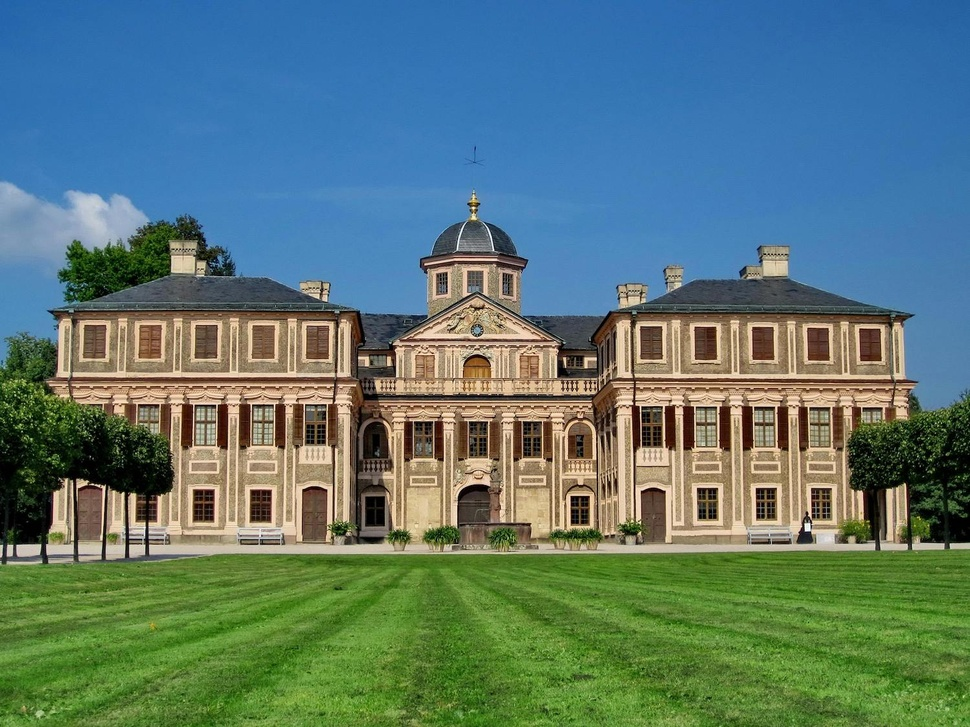
#> input picture corner-detection-SIFT-affine/building.jpg, 970 x 727 px, shrunk from 1500 x 1124 before the run, found by its file name
$ jupyter execute --allow-errors a3.ipynb
#> lines starting #> are read from the running program, lines starting #| are printed output that depends on the picture; after the words box and inside, x2 and y2 are one past the last pixel; in counts of white or black regions, pixels touching at a corner belong together
[cell 1]
import numpy as np
from scipy.ndimage import correlate
from skimage import color
import matplotlib.pyplot as plt
import cv2

# Q1 Harris corner detection

[cell 2]
gaussian_filter = np.array([[0.25,1,0.25],
                            [1,4,1],
                            [0.25,1,0.25]])

def compute_gradient(image: np.ndarray) -> np.ndarray:
    if len(image.shape) > 2:
        image = color.rgb2gray(image)

    sobel_x = np.array([[-1, 0, 1],
                        [-2, 0, 2],
                        [-1, 0, 1]])
    sobel_y = np.array([[1, 2, 1],
                        [0, 0, 0],
                        [-1, -2, -1]])

    gradient_x = correlate(image, sobel_x, mode='constant')
    gradient_y = correlate(image, sobel_y, mode='constant')

    return gradient_x, gradient_y


def detect_harris_corner(image: np.ndarray, threshold: float = 0.01):
    if len(image.shape) > 2:
        image = color.rgb2gray(image)

    # compute gradients
    gradient_x, gradient_y = compute_gradient(image)
    gradient_x2, gradient_y2 = gradient_x * gradient_x, gradient_y * gradient_y
    gradient_xy = gradient_x * gradient_y

    #average gradients using gaussian filter
    gradient_x2 = correlate(gradient_x2, gaussian_filter, mode='constant')
    gradient_y2 = correlate(gradient_y2, gaussian_filter, mode='constant')
    gradient_xy = correlate(gradient_xy, gaussian_filter, mode='constant')

    # harris response matrix
    det = (gradient_x2 * gradient_y2) - (gradient_xy ** 2)
    trace = gradient_x2 + gradient_y2
    harris_response = det - 0.05 * (trace ** 2)

    # non-maximum suppression
    corners = np.argwhere(harris_response > threshold * harris_response.max())
    corners = np.array([corners[:, 1], corners[:, 0]]).T
    return corners


original_image = plt.imread('Assignment3/building.jpg')
#> original_image is the input picture: shape (727, 970, 3); mean R, G, B 91.6, 120.2, 114.6
corners = detect_harris_corner(original_image, threshold=0.01)
#> in detect_harris_corner, `image = color.rgb2gray(image)`:
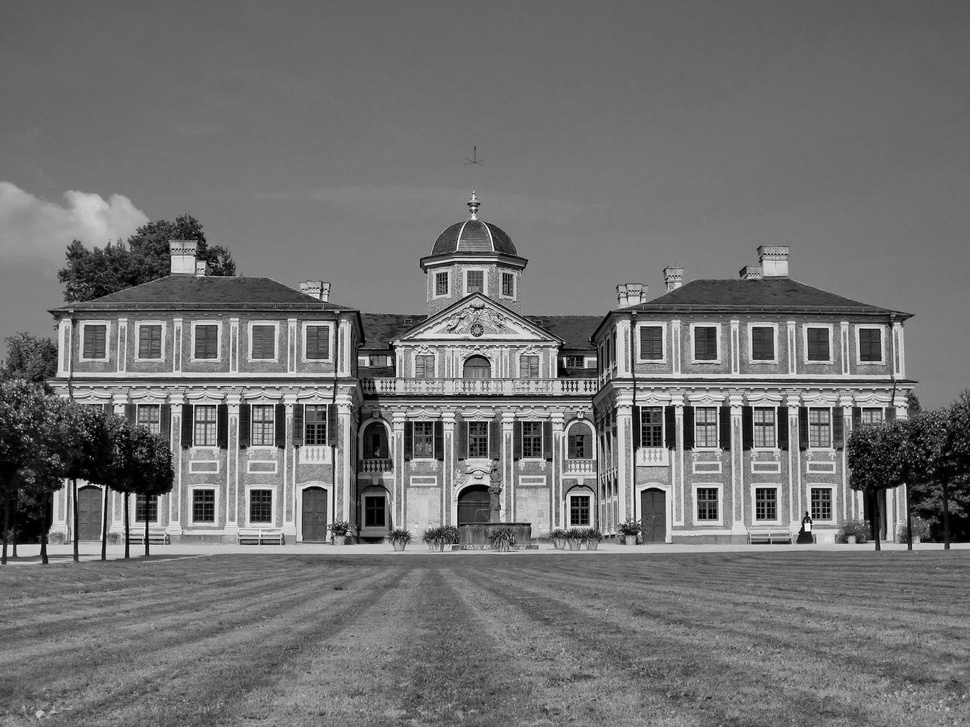
#> image: shape (727, 970) float64; min 0, max 0.999, mean 0.446
#> in compute_gradient, `gradient_y = correlate(image, sobel_y, mode='constant')`:
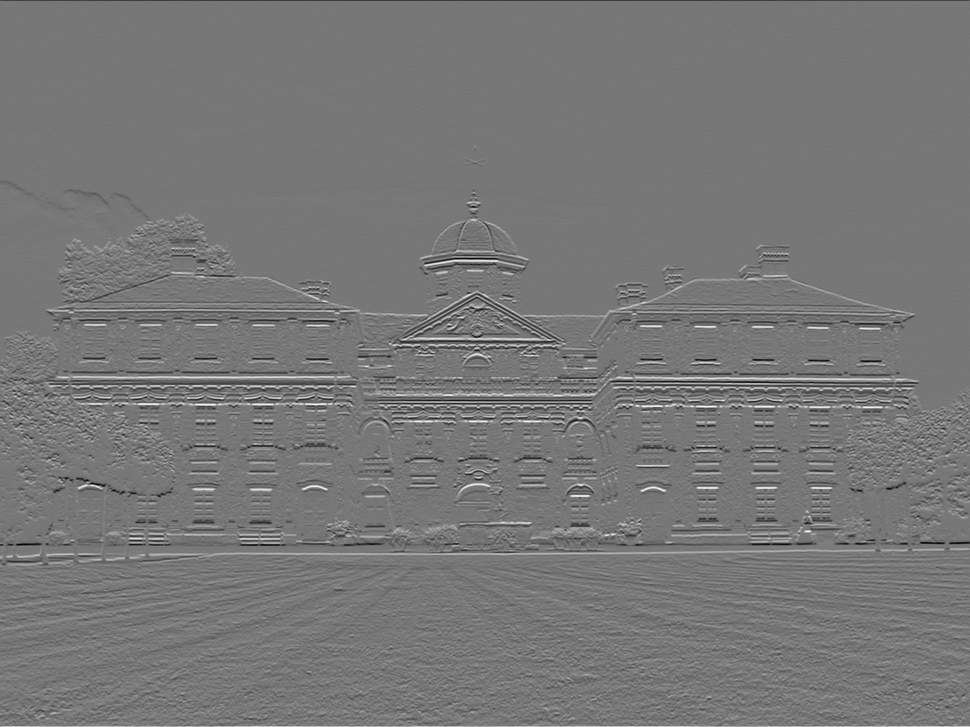
#> gradient_y: shape (727, 970) float64; min -3.26, max 3.7, mean -0.000309; drawn with min black and max white
#> in detect_harris_corner, `det = (gradient_x2 * gradient_y2) - (gradient_xy ** 2)`:
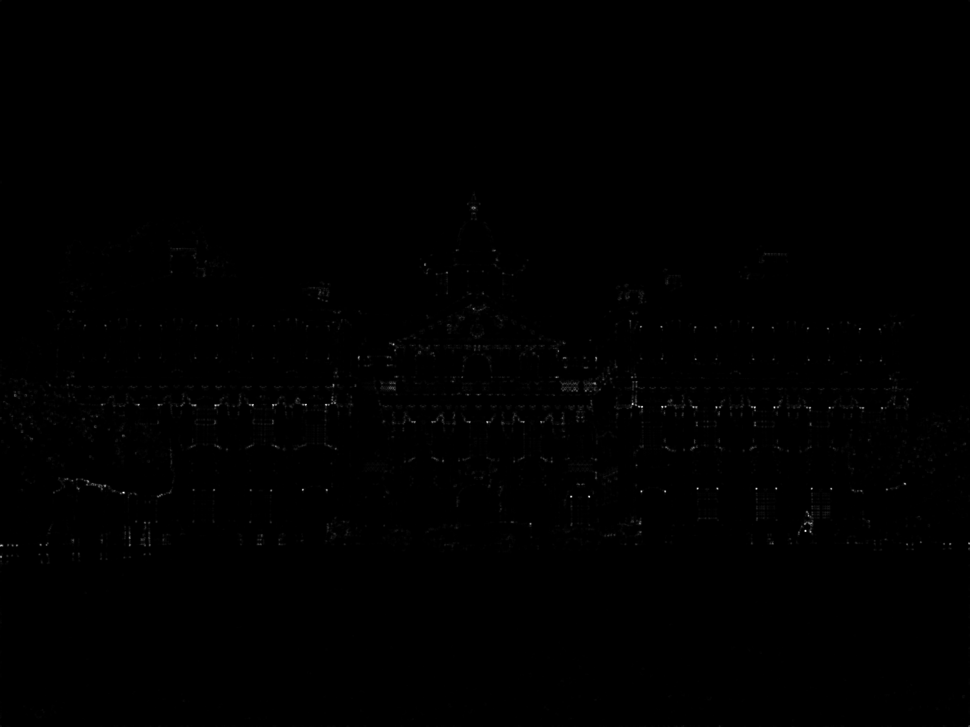
#> det: shape (727, 970) float64; min -5.29e-23, max 594.3, mean 1.5; drawn with min black and max white
#> in detect_harris_corner, `trace = gradient_x2 + gradient_y2`:
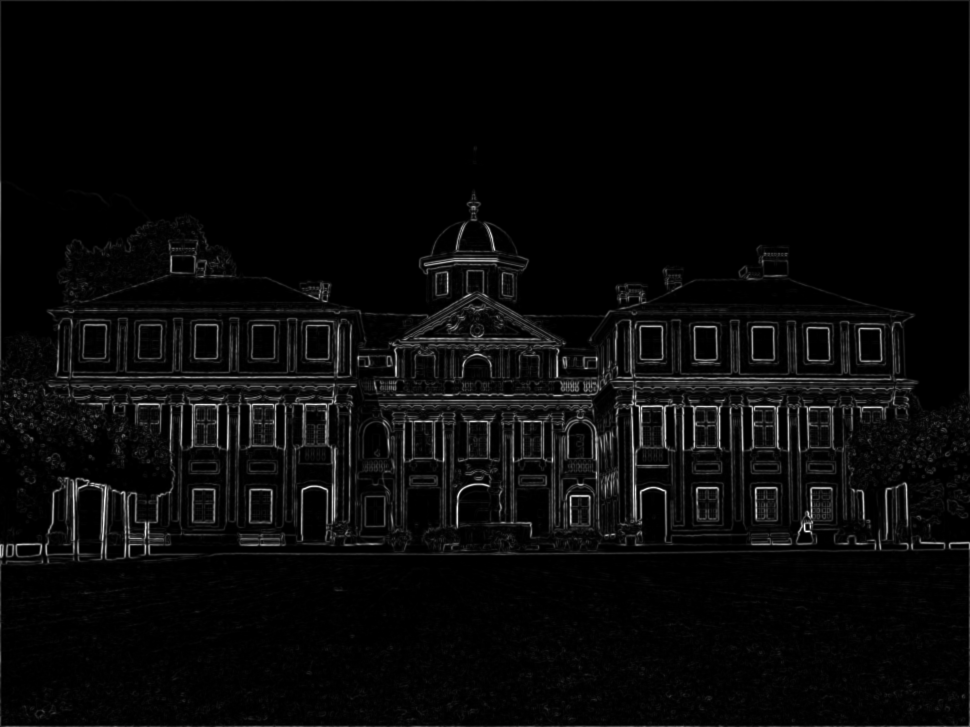
#> trace: shape (727, 970) float64; min 0, max 88.27, mean 3.1; drawn with min black and max white
#> in detect_harris_corner, `harris_response = det - 0.05 * (trace ** 2)`:
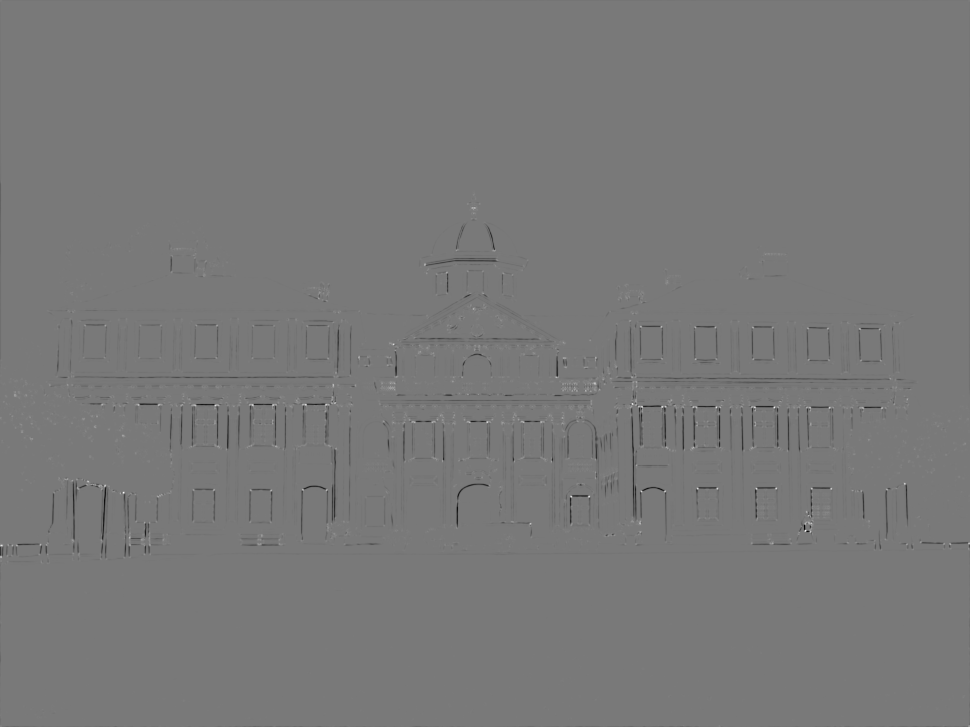
#> harris_response: shape (727, 970) float64; min -385.4, max 424.7, mean -1.7; drawn with min black and max white
#> in detect_harris_corner, `corners = np.argwhere(harris_response > threshold * harris_response.ma..`: corners = 18154 pairs, first value 0 to 726, second value 0 to 969
#> in detect_harris_corner, `corners = np.array([corners[:, 1], corners[:, 0]]).T`: corners = 18154 pairs, first value 0 to 969, second value 0 to 726

display_image = original_image.copy()

for corner in corners:
    x, y = corner
    cv2.circle(display_image, (x, y), radius=1, color=(255, 0, 0))
#> this loop made 18154 passes
#> (x, y) on passes 1 to 3: (0, 0), (1, 0), (968, 0)
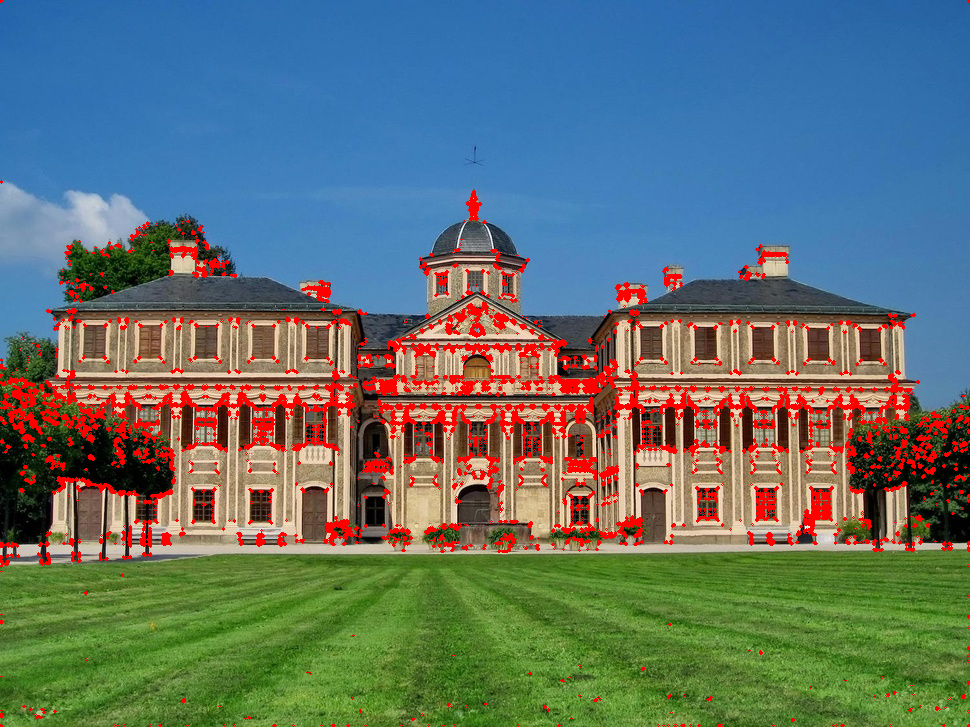
#> display_image: shape (727, 970, 3); 5.91% of pixels changed, all inside (x1, y1, x2, y2) = (0, 0, 970, 727)

plt.imshow(display_image)
plt.show()

$ run again, with image-warping-and-stitching/house_2.jpg copied over corner-detection-SIFT-affine/building.jpg
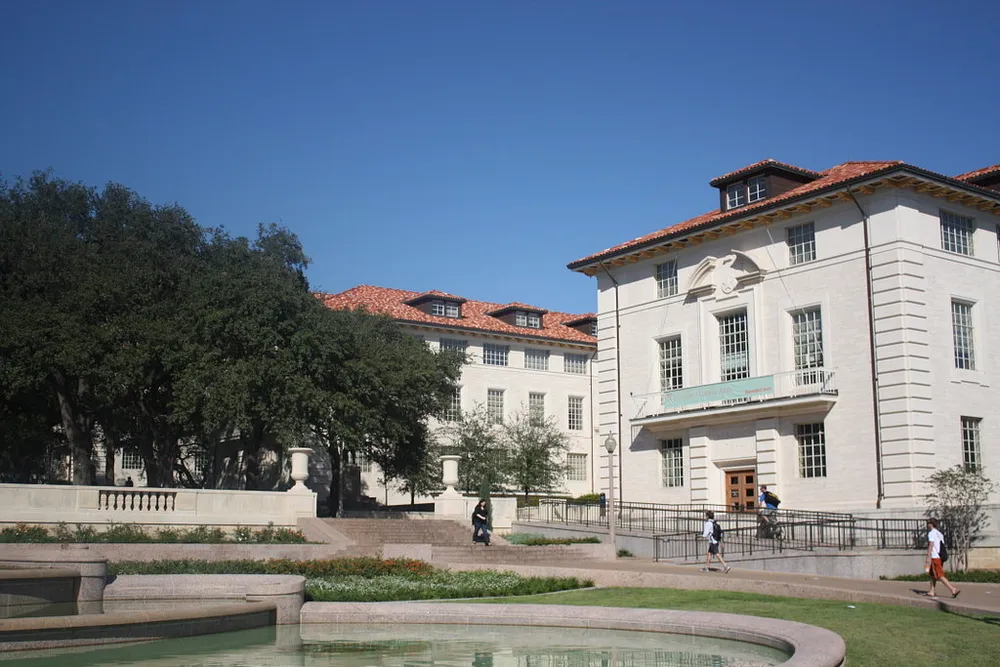
#> input picture image-warping-and-stitching/house_2.jpg, 1000 x 667 px, found by its file name
#> original_image is the input picture: shape (667, 1000, 3); mean R, G, B 107.2, 118.6, 131.7
#> in detect_harris_corner, `trace = gradient_x2 + gradient_y2`:
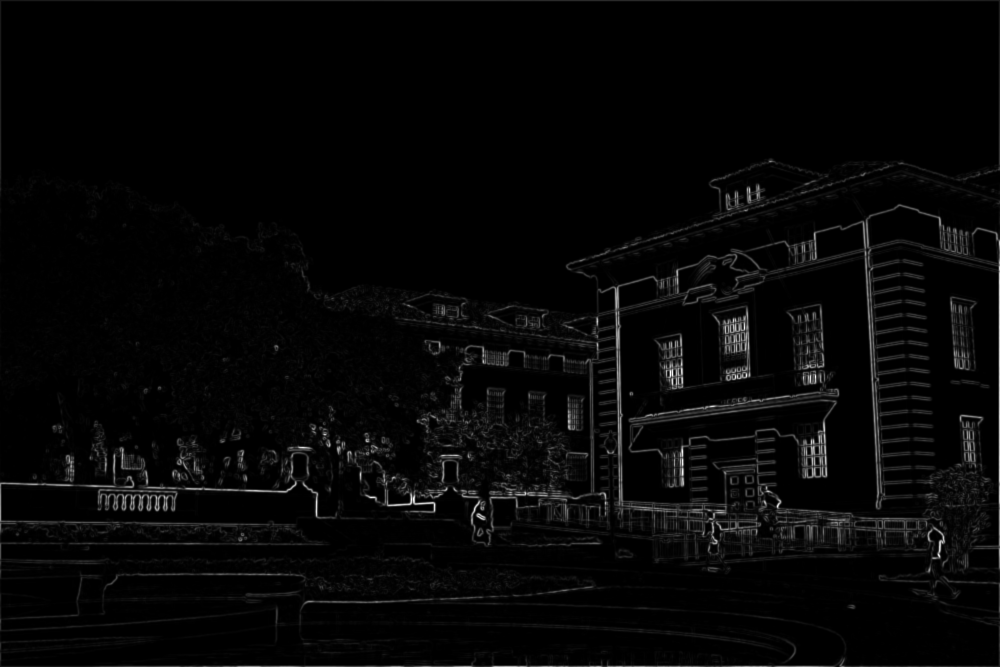
#> trace: shape (667, 1000) float64; min 0, max 82.34, mean 2.2; drawn with min black and max white
#> in detect_harris_corner, `corners = np.argwhere(harris_response > threshold * harris_response.ma..`: corners = 18974 pairs, first value 0 to 666, second value 0 to 999
#> in detect_harris_corner, `corners = np.array([corners[:, 1], corners[:, 0]]).T`: corners = 18974 pairs, first value 0 to 999, second value 0 to 666
#> the loop `for corner in corners:` made 18974 passes
#> (x, y) on passes 1 to 3: (0, 0), (998, 0), (999, 0)
#> after the loop `for corner in corners:`:
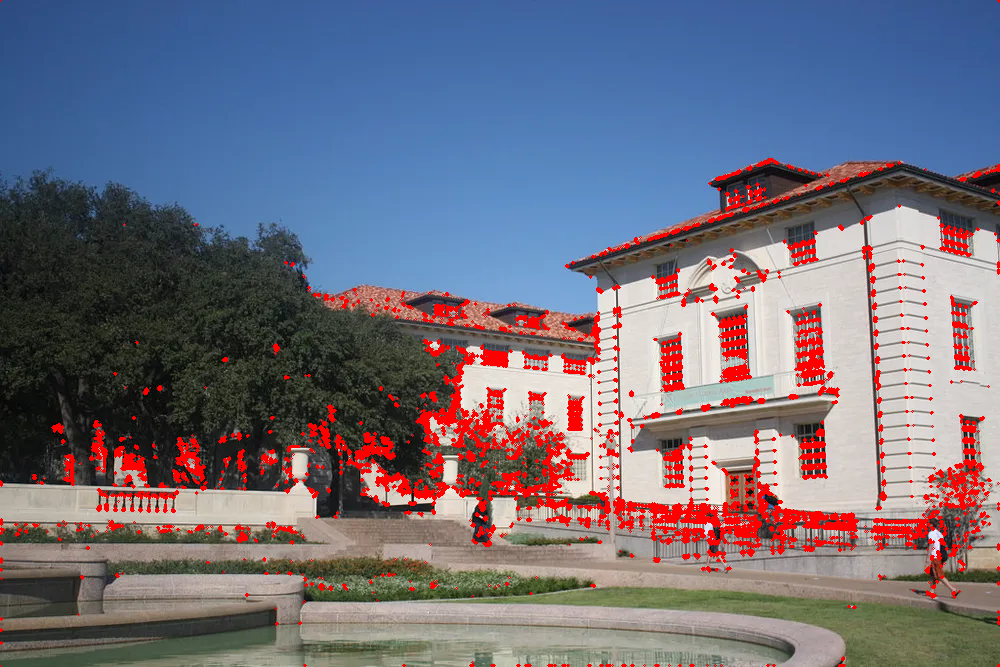
#> display_image: shape (667, 1000, 3); 6.02% of pixels changed, all inside (x1, y1, x2, y2) = (0, 0, 1000, 667)
